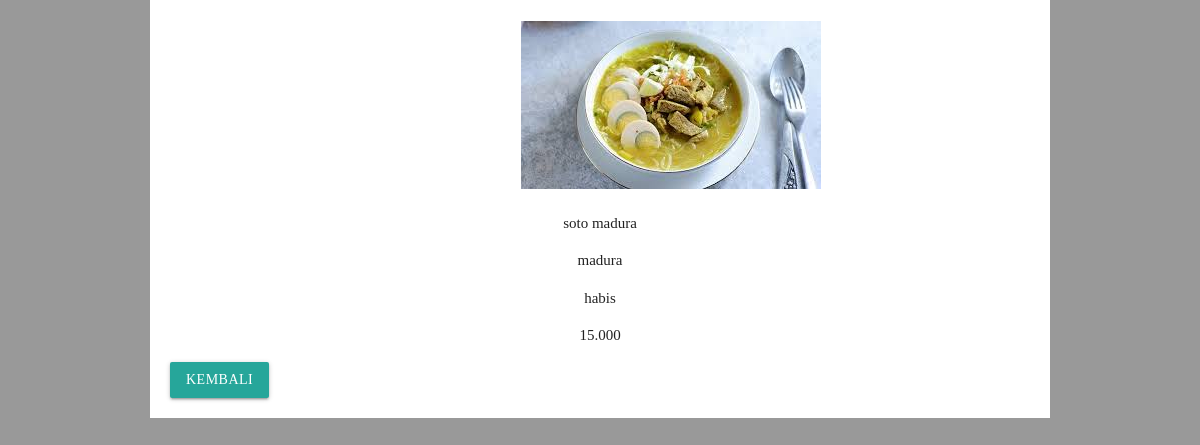
Screenshot of /latihan5c/php/detail.php?id=3 with the database file from the repository.
### tables this page shows
CREATE TABLE `makanan` (
  `id` int(11) NOT NULL,
  `img` varchar(100) NOT NULL,
  `nama_makanan` varchar(100) NOT NULL,
  `asal_daerah` varchar(100) NOT NULL,
  `ketersediaan` varchar(100) NOT NULL,
  `harga` varchar(100) NOT NULL
);

### latihan5c/php/functions.php (called while the page is built)
<?php
function koneksi() {
	$conn = mysqli_connect("localhost","root","")or die ("koneksi ke DB gagal");
	mysqli_select_db($conn,"tubes_193040082")or die ("Database salah!");
	return $conn;
}
function query($sql){
	$conn = koneksi();
	$result = mysqli_query($conn, "$sql");
	$rows = [];
	while ($row = mysqli_fetch_assoc($result)) {
		$rows[] = $row;
	}
return $rows;
}
?>

### latihan5c/php/detail.php (the view, shortened to what this page needs)
 <?php
require 'functions.php';
$id = $_GET['id'];
$makanan = query("SELECT * FROM makanan WHERE id = $id")[0];
 ?>
 <!DOCTYPE html>
 <html>
 <head>
      <link type="text/css" rel="stylesheet" href="../css/materialize.min.css"  media="screen,projection"/>
      <link rel="stylesheet" href="../css/style.css">
 </head>
 <body>
 	<div class="container">
 		<div class="gambar">
 			<img src="../assets/img/<?= $makanan["img"]; ?>" alt="">
 		</div>
 		<div class="keterangan">
 			<p><?= $makanan["nama_makanan"]; ?></p>
 			<p><?= $makanan["asal_daerah"]; ?></p>
 			<p><?= $makanan["ketersediaan"]; ?></p>
 			<p><?= $makanan["harga"]; ?></p>
 		</div>
 		<a class="waves-effect waves-light btn" href="../index.php">Kembali</a></a>
 	</div>
 </body>
 </html>

### latihan5c/css/style.css (style rules this page uses)
body { font-family: georgia; background-color: #999999; }
a { color: black; }
.container { width: 900px; margin-top: 0px; margin-bottom: 0px; margin-left: auto; margin-right: auto; padding-top: 20px; padding-right: 20px; padding-left: 20px; padding-bottom: 20px; background-color: #fff; }
.gambar img { margin-left:350px; border: 1px solid #fff; position: relative; transition: all .3s ease; -webkit-transition: all .3s ease; -moz-transition: all .3s ease; -ms-transition: all .3s ease; -o-transition: all .3s ease; }
.keterangan { text-align: center; }

### rows the page displays
makanan: img (picture), nama_makanan "soto madura", asal_daerah "madura", ketersediaan "habis", harga "15.000"
